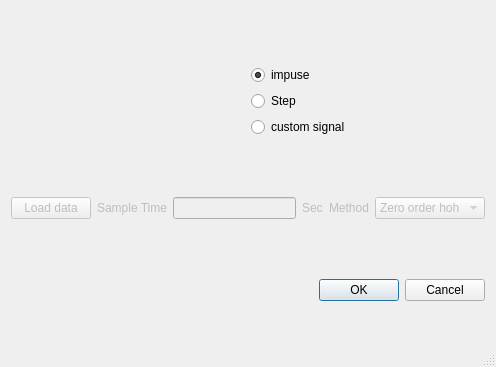
<?xml version="1.0" encoding="UTF-8"?>
<ui version="4.0">
 <class>c2ddlg</class>
 <widget class="QDialog" name="c2ddlg">
  <property name="geometry">
   <rect>
    <x>0</x>
    <y>0</y>
    <width>496</width>
    <height>367</height>
   </rect>
  </property>
  <property name="windowTitle">
   <string>c2d table</string>
  </property>
  <property name="sizeGripEnabled">
   <bool>true</bool>
  </property>
  <layout class="QVBoxLayout" name="verticalLayout_3">
   <item>
    <layout class="QHBoxLayout" name="horizontalLayout_4">
     <item>
      <layout class="QVBoxLayout" name="verticalLayout">
       <item>
        <widget class="QLabel" name="numlabel">
         <property name="text">
          <string/>
         </property>
         <property name="alignment">
          <set>Qt::AlignLeading|Qt::AlignLeft|Qt::AlignVCenter</set>
         </property>
        </widget>
       </item>
       <item>
        <widget class="QLabel" name="denlabel">
         <property name="text">
          <string/>
         </property>
         <property name="alignment">
          <set>Qt::AlignLeading|Qt::AlignLeft|Qt::AlignVCenter</set>
         </property>
        </widget>
       </item>
      </layout>
     </item>
     <item>
      <layout class="QVBoxLayout" name="verticalLayout_2">
       <item>
        <widget class="QRadioButton" name="impuse_radio">
         <property name="text">
          <string>impuse</string>
         </property>
         <property name="checked">
          <bool>true</bool>
         </property>
        </widget>
       </item>
       <item>
        <widget class="QRadioButton" name="step_radio">
         <property name="text">
          <string>Step</string>
         </property>
        </widget>
       </item>
       <item>
        <widget class="QRadioButton" name="custom_radio">
         <property name="text">
          <string>custom signal</string>
         </property>
        </widget>
       </item>
      </layout>
     </item>
    </layout>
   </item>
   <item>
    <layout class="QHBoxLayout" name="horizontalLayout_5">
     <item>
      <layout class="QHBoxLayout" name="horizontalLayout_2">
       <item>
        <widget class="QPushButton" name="loadfile">
         <property name="enabled">
          <bool>false</bool>
         </property>
         <property name="text">
          <string>Load data</string>
         </property>
        </widget>
       </item>
       <item>
        <widget class="QLabel" name="sampletime_label">
         <property name="enabled">
          <bool>false</bool>
         </property>
         <property name="text">
          <string>Sample Time</string>
         </property>
         <property name="alignment">
          <set>Qt::AlignCenter</set>
         </property>
        </widget>
       </item>
       <item>
        <widget class="QLineEdit" name="ts_edit">
         <property name="enabled">
          <bool>false</bool>
         </property>
        </widget>
       </item>
       <item>
        <widget class="QLabel" name="sec_label">
         <property name="enabled">
          <bool>false</bool>
         </property>
         <property name="text">
          <string>Sec</string>
         </property>
        </widget>
       </item>
       <item>
        <layout class="QHBoxLayout" name="horizontalLayout_3">
         <item>
          <widget class="QLabel" name="method_label">
           <property name="enabled">
            <bool>false</bool>
           </property>
           <property name="text">
            <string>Method</string>
           </property>
           <property name="alignment">
            <set>Qt::AlignCenter</set>
           </property>
          </widget>
         </item>
         <item>
          <widget class="QComboBox" name="methodbox">
           <property name="enabled">
            <bool>false</bool>
           </property>
           <item>
            <property name="text">
             <string>Zero order hoh</string>
            </property>
           </item>
           <item>
            <property name="text">
             <string>bilinear</string>
            </property>
           </item>
          </widget>
         </item>
        </layout>
       </item>
      </layout>
     </item>
    </layout>
   </item>
   <item>
    <layout class="QHBoxLayout" name="horizontalLayout">
     <item>
      <spacer name="horizontalSpacer">
       <property name="orientation">
        <enum>Qt::Horizontal</enum>
       </property>
       <property name="sizeHint" stdset="0">
        <size>
         <width>40</width>
         <height>20</height>
        </size>
       </property>
      </spacer>
     </item>
     <item>
      <widget class="QDialogButtonBox" name="buttonBox">
       <property name="standardButtons">
        <set>QDialogButtonBox::Cancel|QDialogButtonBox::Ok</set>
       </property>
      </widget>
     </item>
    </layout>
   </item>
  </layout>
 </widget>
 <resources/>
 <connections>
  <connection>
   <sender>buttonBox</sender>
   <signal>accepted()</signal>
   <receiver>c2ddlg</receiver>
   <slot>accept()</slot>
   <hints>
    <hint type="sourcelabel">
     <x>465</x>
     <y>299</y>
    </hint>
    <hint type="destinationlabel">
     <x>312</x>
     <y>201</y>
    </hint>
   </hints>
  </connection>
  <connection>
   <sender>buttonBox</sender>
   <signal>rejected()</signal>
   <receiver>c2ddlg</receiver>
   <slot>reject()</slot>
   <hints>
    <hint type="sourcelabel">
     <x>465</x>
     <y>299</y>
    </hint>
    <hint type="destinationlabel">
     <x>312</x>
     <y>201</y>
    </hint>
   </hints>
  </connection>
 </connections>
</ui>
